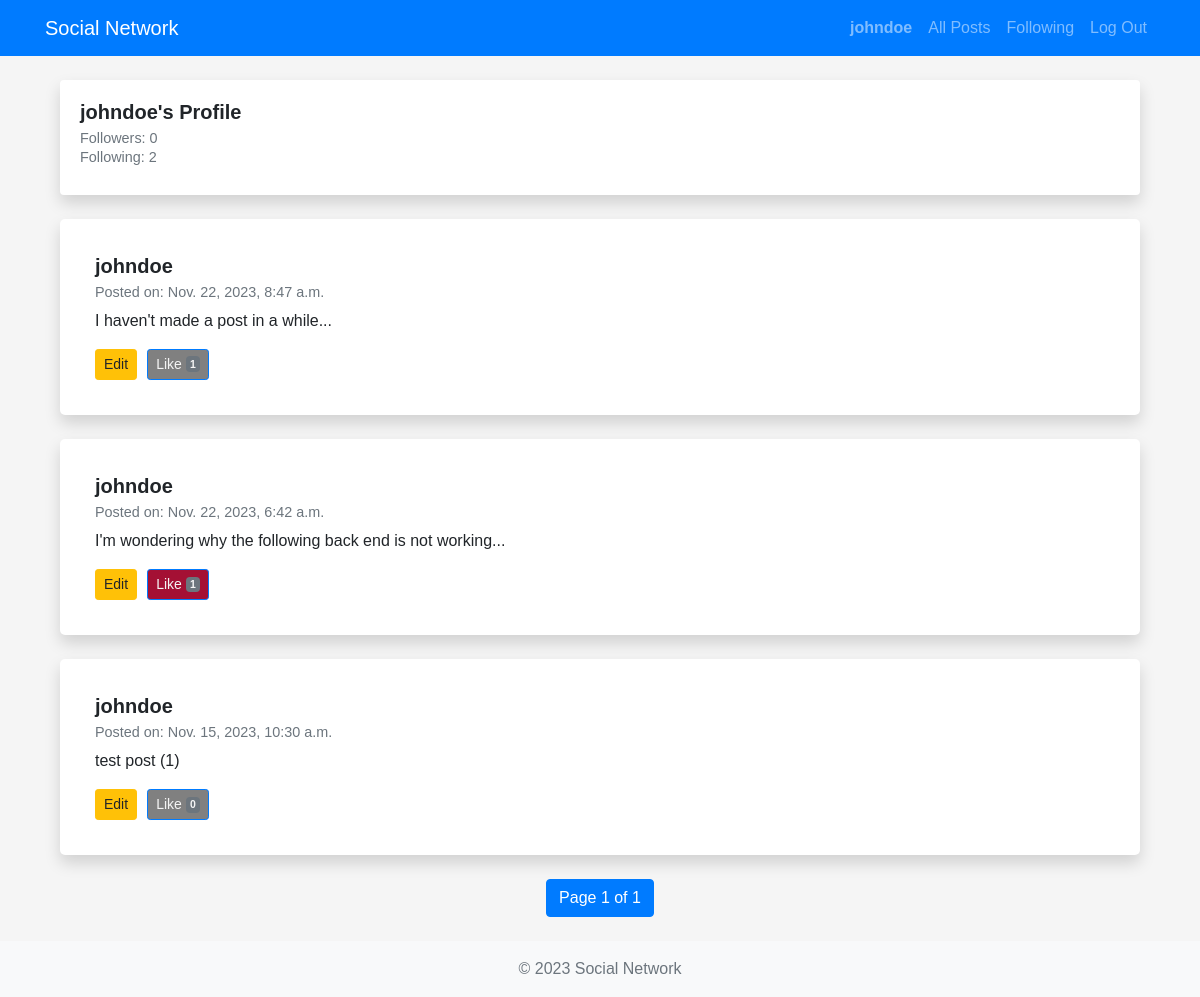
The app's page /profile/johndoe (signed in), older data.
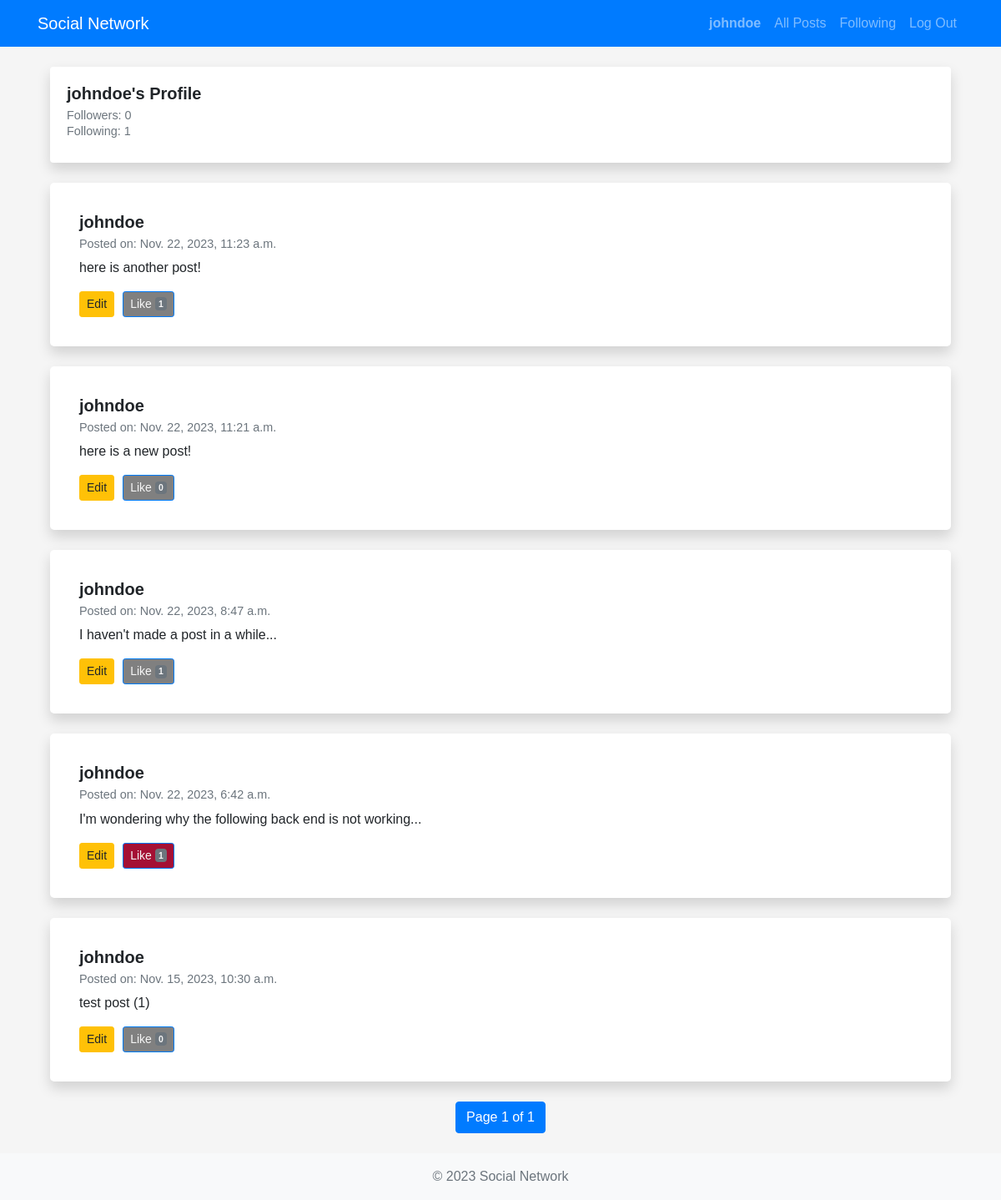
The same page, newer data.
### network/models.py (models this page shows, shortened)
class Post (models.Model):
    post = models.CharField(max_length=500)
    user = models.ForeignKey(User, on_delete=models.CASCADE, related_name="posts")
    timestamp = models.DateTimeField(auto_now_add=True)
    likes = models.ManyToManyField(User, blank=True, related_name="liked_posts")

class User(AbstractUser):
    pass

### network/views.py (the view)
# urls.py: path("profile/<str:username>", views.profile, name="profile"),
def profile(request, username):
    user = User.objects.get(username=username)
    user_extended, created = UserExtended.objects.get_or_create(user=user)
    posts_list = Post.objects.filter(user=user).order_by('-timestamp')
    paginator = Paginator(posts_list, 10)  # Show 10 posts per page
    page_number = request.GET.get('page')
    posts = paginator.get_page(page_number)
    followers_count = user_extended.followers.count()
    following_count = user_extended.following.count()
    is_following = request.user in user_extended.followers.all()
    context = {
        'user_profile': user,
        'posts': posts,
        'followers': followers_count,
        'following': following_count,
        'is_following': is_following
    }
    return render(request, 'network/profile.html', context)

### network/templates/network/profile.html (shortened to what this page needs)
{% extends "network/layout.html" %}
{% block body %}
<div class="container mt-4">
    <div class="card mb-4 shadow">
        <div class="card-body">
            <h1 class="card-title">{{ user_profile.username }}'s Profile</h1>
            <h6 class="card-subtitle mb-2 text-muted">Followers: {{ followers }}</h6>
            <h6 class="card-subtitle mb-2 text-muted">Following: {{ following }}</h6>
        </div>
    </div>
    {% for post in posts %}
    <div class="post card shadow mb-4">
        <div class="card-body">
            <h5 class="card-title">{{ post.user.username }}</h5>
            <h6 class="card-subtitle mb-2 text-muted">Posted on: {{ post.timestamp }}</h6>
            <p id="post-content-{{ post.id }}" class="card-text">{{ post.post }}</p>
            <div class="button-group">
                {% if user == post.user %}
                    <button id="edit-button-{{ post.id }}" onclick="editPost('{{ post.id }}', this)" class="btn btn-warning btn-sm">Edit</button>
                {% endif %}
                <button id="like-btn-{{ post.id }}" type="button" class="btn btn-outline-primary btn-sm {% if request.user in post.likes.all %}liked{% else %}unliked{% endif %}" onclick="toggleLike('{{ post.id }}')" data-liked="{% if request.user in post.likes.all %}true{% else %}false{% endif %}">
                    Like <span class="badge bg-secondary">{{ post.likes.count }}</span>
                </button>
            </div>
        </div>
    </div>
    {% endfor %}
    <nav aria-label="Page navigation">
        <ul class="pagination justify-content-center">
            <li class="page-item active">
                <span class="page-link">
                    Page {{ posts.number }} of {{ posts.paginator.num_pages }}
                </span>
            </li>
        </ul>
    </nav>
</div>
{% endblock %}

Row changes from the older to the newer data that the page shows:
added Post: user.username "johndoe", timestamp "Nov. 22, 2023, 11:23 a.m.", post "here is another post!", likes.count "1"
added Post: user.username "johndoe", timestamp "Nov. 22, 2023, 11:21 a.m.", post "here is a new post!", likes.count "0"
Text that changed along with them:
{{ following }}: "2" → "1"
